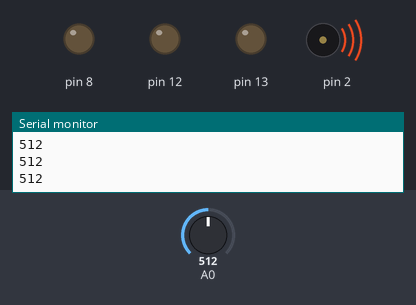
Recording of a sketch running on a simulated Arduino Uno, built with avr-gcc and run on an emulated ATmega328P. On the bench: output pins drawn as LEDs (lit = HIGH), buzzer (waves = sounding), the last lines printed to the serial monitor. Inputs (shaded band) come from the test bench; at power-on: A0 = 512.

Above: at 1.2 s.
1.3 s: A0 set to 416
2.8 s: A0 set to 387
At 3.8 s:
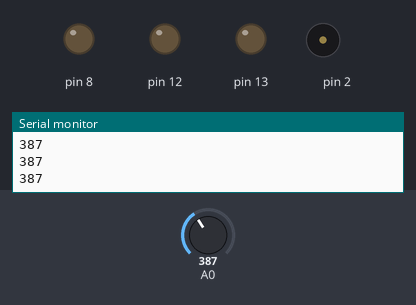
4.5 s: A0 set to 410
At 5.1 s:
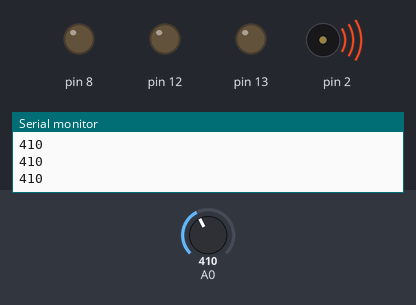
6.0 s: A0 set to 390
At 7.5 s:
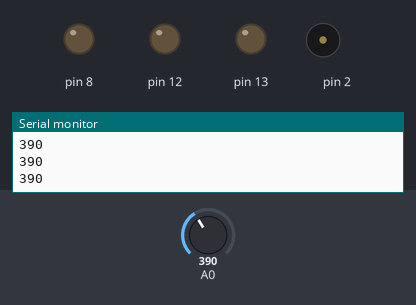
Timing chart, 0 to 8.5 s (numbered marks = the images above; inputs shaded):
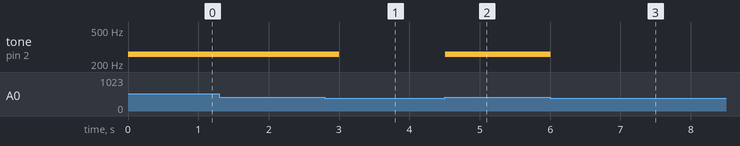

The sketch:

alarma__de_incendios.ino
```cpp
int valorFlameSensor = 0;
//int EncenderAlarma = 0;
void setup() {
 Serial.begin(9600);
 pinMode(8,OUTPUT);
 pinMode(12,OUTPUT);
 pinMode(13,OUTPUT);
}

void loop() {
valorFlameSensor = analogRead(0);
Serial.println(valorFlameSensor);
if (valorFlameSensor > 400){
EncenderAlarma();
}else{
ApagarAlarma();
}

}
void EncenderAlarma(){
  tone(2,260);
  digitalWrite(9,HIGH);
  digitalWrite(3,LOW);
  delay(250);
}
void ApagarAlarma(){
  noTone(2);
  digitalWrite(9, LOW);
  digitalWrite(3, LOW);
}
```

Measured:
- the behaviour switches between 401 and 400 on A0 (found by bisection; images 0 and 1)
- after the input at 2.8 s, tone on pin 2: 260 Hz → silent after 0.20 s
- after the input at 4.5 s, tone on pin 2: silent → 260 Hz at once
- after the input at 6.0 s, tone on pin 2: 260 Hz → silent at once
